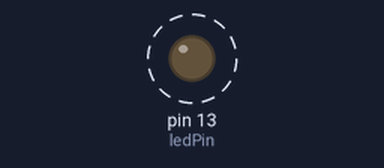
The sketch below on a simulated Arduino Uno, built with avr-gcc and run on an emulated ATmega328P. On the bench: output pins drawn as LEDs (lit = HIGH). Dashed ring = blinking. What the sketch prints to the serial monitor is not drawn.

Above: at 0.5 s.
Timing chart, 0 to 4.6 s (numbered marks = the images above):
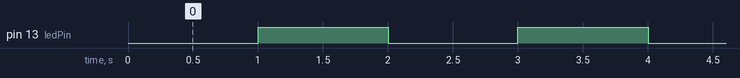

The sketch:

MultitaskingTest_01.ino
```cpp
const int ledPin =  13;
int ledState = LOW;
int i= 0;
unsigned long previousMillis = 0;
unsigned long currentMillis;

unsigned long previousMillis2 = 0;
unsigned long currentMillis2;


void setup() {

Serial.begin(9600);
pinMode(ledPin, OUTPUT);

}

void loop() {

  currentMillis = millis();
  currentMillis2 = millis();

  if (currentMillis - previousMillis >= 1000)
  {
    previousMillis = currentMillis;

    if (ledState == LOW) {
      digitalWrite(ledPin,1);
      ledState = HIGH;
    }
    else {
      digitalWrite(ledPin,0);
      ledState = LOW;
    }

  }
  if (currentMillis2 - previousMillis2 >= 5000)
  {
      previousMillis2 = currentMillis2;

      Serial.println(i);
      i = i+1;


  }


}
```

Measured:
- by itself, pin 13 (ledPin): alternates HIGH for 1.0 s and LOW for 1.0 s
